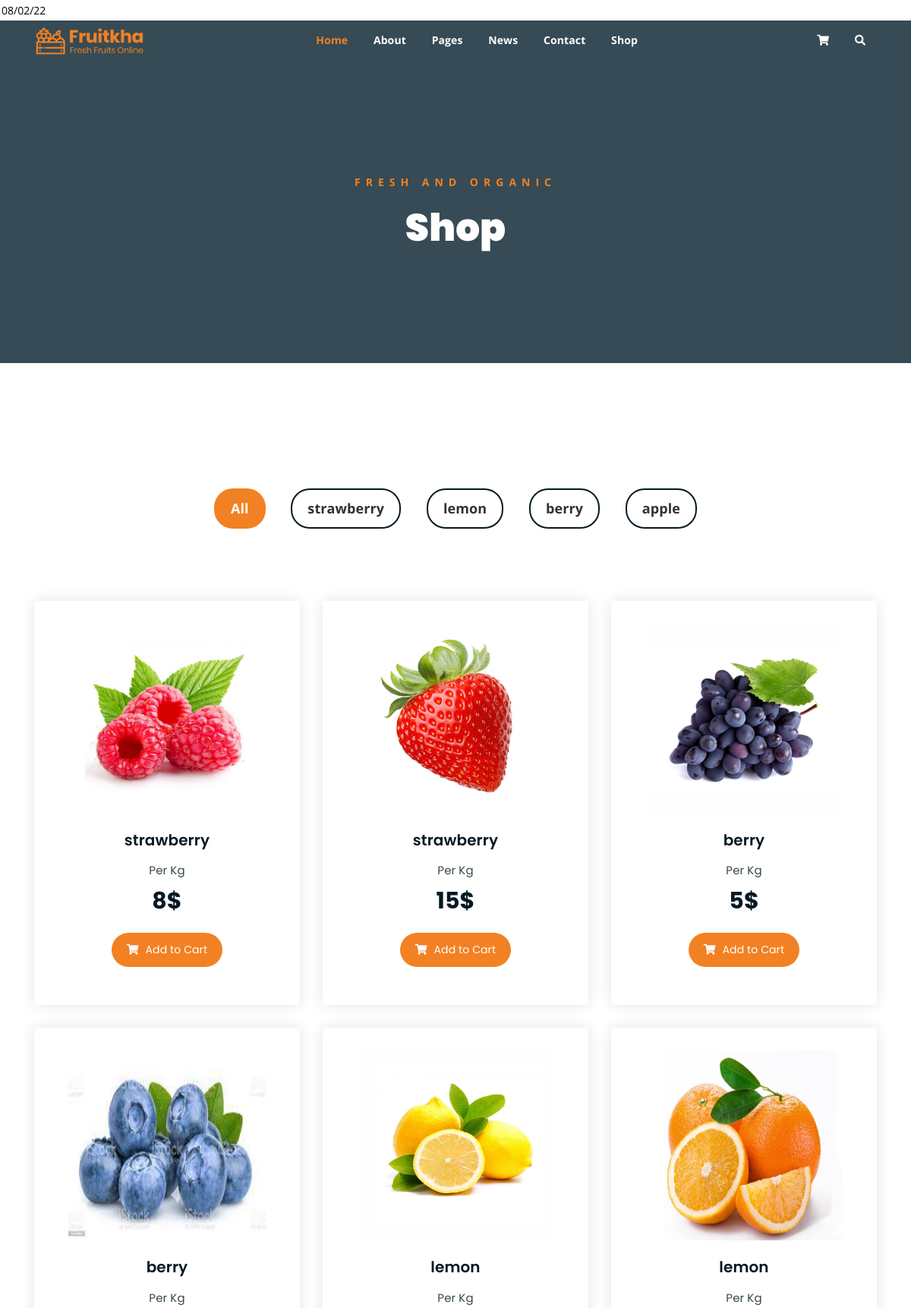
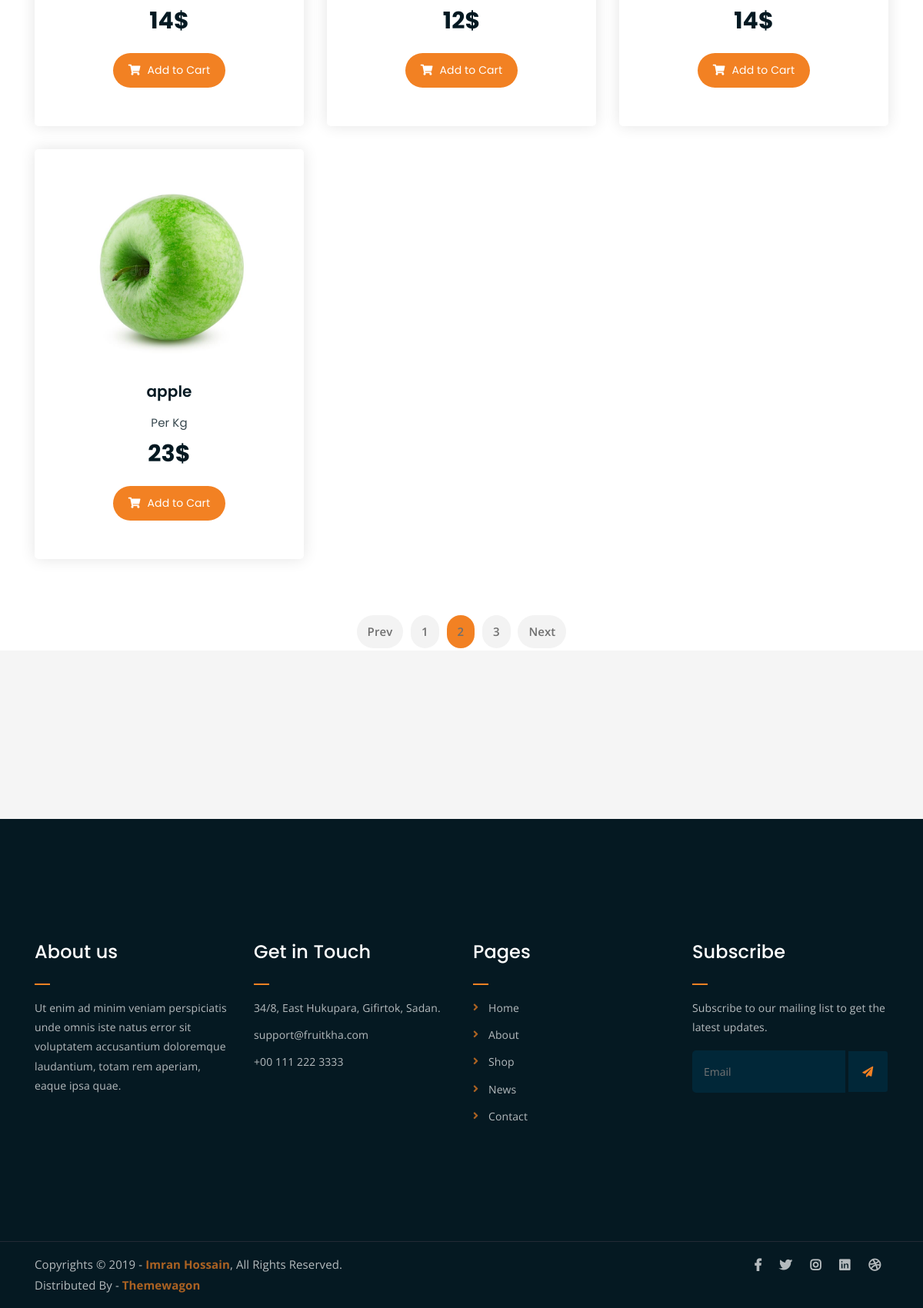
Screenshot of /baishow/template/main/shop.php with the database file from the repository (2 pictures, top to bottom).
### tables this page shows
CREATE TABLE `category` (
  `id` int(11) NOT NULL,
  `name` varchar(50) NOT NULL,
  `avatar` varchar(50) NOT NULL,
  `total` int(11) NOT NULL,
  `author_id` int(11) NOT NULL
);

CREATE TABLE `product` (
  `id` int(11) NOT NULL,
  `name` varchar(50) NOT NULL,
  `category_id` int(11) NOT NULL,
  `avatar` varchar(50) NOT NULL,
  `origin` varchar(50) NOT NULL,
  `price` int(11) NOT NULL,
  `supplier_id` int(11) NOT NULL,
  `detail` varchar(500) NOT NULL,
  `sale` int(11) NOT NULL
);

### baishow/lib/dbConnect.php (called while the page is built, shortened)
<?php
    class database
    {
        public $link;
        function __construct()
        {
            $this->link = mysqli_connect("127.0.0.1","root","","lkfruit2") or die ();
            mysqli_set_charset($this->link,"utf8");
        }
        public function fetchAll($sql)
        {
            $result = mysqli_query($this->link,$sql) or die("Lỗi truy vấn sql ".mysqli_error($this->link));
            $data =[];
            if($result)
            {
                while($num=mysqli_fetch_assoc($result))
                {
                    $data[] = $num;
                }
            }
            return $data;
        }
    }
?>

### baishow/template/main/shop.php (the view, shortened to what this page needs)
<!DOCTYPE html>
<html lang="en">
<head>
	<link rel="stylesheet" href="../../public/site/temp2/css/all.min.css">
	<link rel="stylesheet" href="../../public/site/temp2/bootstrap/css/bootstrap.min.css">
	<link rel="stylesheet" href="../../public/site/temp2/css/owl.carousel.css">
	<link rel="stylesheet" href="../../public/site/temp2/css/magnific-popup.css">
	<link rel="stylesheet" href="../../public/site/temp2/css/animate.css">
	<link rel="stylesheet" href="../../public/site/temp2/css/meanmenu.min.css">
	<link rel="stylesheet" href="../../public/site/temp2/css/main.css">
	<link rel="stylesheet" href="../../public/site/temp2/css/responsive.css">
	<?php require_once(__DIR__ .'/../../lib/autoload.php'); ?>
</head>
<?php
	$sql = "Select * from product where name='strawberry'";
	$sql2 = "Select * from product where name='berry'";
	$sql3 = "Select * from product where name='lemon'";
	$sql4 = "Select * from product where name='apple'";
	$sql5 = "Select name from category";
	$product = $db->fetchAll($sql);
	$product2 = $db->fetchAll($sql2);
	$product3 = $db->fetchAll($sql3);
	$product4 = $db->fetchAll($sql4);
	$category = $db->fetchAll($sql5);
?>
<body>
	<div class="top-header-area" id="sticker">
		<div class="container">
			<div class="row">
				<div class="col-lg-12 col-sm-12 text-center">
					<div class="main-menu-wrap">
						<div class="site-logo">
							<a href="index.html">
								<img src="../../public/site/temp2/img/logo.png" alt="">
							</a>
						</div>
						<nav class="main-menu">
							<ul>
								<li class="current-list-item"><a href="#">Home</a>
								</li>
								<li><a href="about.html">About</a></li>
								<li><a href="#">Pages</a>
								</li>
								<li><a href="news.html">News</a>
								</li>
								<li><a href="contact.html">Contact</a></li>
								<li><a href="shop.html">Shop</a>
								</li>
								<li>
									<div class="header-icons">
										<a class="shopping-cart" href="cart.html"><i class="fas fa-shopping-cart"></i></a>
										<a class="mobile-hide search-bar-icon" href="#"><i class="fas fa-search"></i></a>
									</div>
								</li>
							</ul>
						</nav>
					</div>
				</div>
			</div>
		</div>
	</div>
	<div class="breadcrumb-section breadcrumb-bg">
		<div class="container">
			<div class="row">
				<div class="col-lg-8 offset-lg-2 text-center">
					<div class="breadcrumb-text">
						<p>Fresh and Organic</p>
						<h1>Shop</h1>
					</div>
				</div>
			</div>
		</div>
	</div>
	<div class="product-section mt-150 mb-150">
		<div class="container">
			<div class="row">
                <div class="col-md-12">
                    <div class="product-filters">
                        <ul>
                            <li class="active" data-filter="*">All</li>
							<?php foreach ($category as $item) : ?>
							<li data-filter=".<?php echo $item['name']?>"><?php echo $item['name']?></li>
							<?php endforeach ?>
                        </ul>
                    </div>
                </div>
            </div>
			<div class="row product-lists">
				<?php foreach ($product as $item) : ?>
				<div class="col-lg-4 col-md-6 text-center strawberry">
					<div class="single-product-item">
						<div class="product-image">
						 	<a href="./single-product.php?id=<?php echo $item['id']?>">
							 <img width="250" height="250" src="<?php echo $base_url.$item['avatar'] ?>" alt="">
							</a>
						</div>
						<h3><?php echo $item['name']?></h3>
						<p class="product-price"><span>Per Kg</span> <?php echo $item['price']?>$ </p>
						<a href="./cart.php?id=<?php echo $item['id']?>" class="cart-btn"><i class="fas fa-shopping-cart"></i> Add to Cart</a>
					</div>
				</div>
				<?php endforeach ?>
				<?php foreach ($product2 as $item) : ?>
				<div class="col-lg-4 col-md-6 text-center berry">
					<div class="single-product-item">
						<div class="product-image">
							<a href="./single-product.php?id=<?php echo $item['id']?>">
							<img width="250" height="250" src="<?php echo $base_url.$item['avatar'] ?>" alt="">
							</a>
						</div>
						<h3><?php echo $item['name']?></h3>
						<p class="product-price"><span>Per Kg</span> <?php echo $item['price']?>$ </p>
						<a href="./single-product.php?id=<?php echo $item['id']?>" class="cart-btn"><i class="fas fa-shopping-cart"></i> Add to Cart</a>
					</div>
				</div>
				<?php endforeach ?>
				<?php foreach ($product3 as $item) : ?>
				<div class="col-lg-4 col-md-6 text-center lemon">
					<div class="single-product-item">
						<div class="product-image">
							<a href="./single-product.php?id=<?php echo $item['id']?>">
							<img width="250" height="250" src="<?php echo $base_url.$item['avatar'] ?>" alt="">
							</a>
						</div>
						<h3><?php echo $item['name']?></h3>
						<p class="product-price"><span>Per Kg</span> <?php echo $item['price']?>$ </p>
						<a href="cart.html" class="cart-btn"><i class="fas fa-shopping-cart"></i> Add to Cart</a>
					</div>
				</div>
				<?php endforeach ?>
				<?php foreach ($product4 as $item) : ?>
				<div class="col-lg-4 col-md-6 text-center apple">
					<div class="single-product-item">
						<div class="product-image">
							<a href="./single-product.php?id=<?php echo $item['id']?>">
							<img width="250" height="250" src="<?php echo $base_url.$item['avatar'] ?>" alt="">
							</a>
						</div>
						<h3><?php echo $item['name']?></h3>
						<p class="product-price"><span>Per Kg</span> <?php echo $item['price']?>$ </p>
						<a href="cart.html" class="cart-btn"><i class="fas fa-shopping-cart"></i> Add to Cart</a>
					</div>
				</div>
				<?php endforeach ?>
		</div>
		<div class="row">
			<div class="col-lg-12 text-center">
				<div class="pagination-wrap">
					<ul>
						<li><a href="#">Prev</a></li>
						<li><a href="#">1</a></li>
						<li><a class="active" href="#">2</a></li>
						<li><a href="#">3</a></li>
						<li><a href="#">Next</a></li>
					</ul>
				</div>
			</div>
		</div>
	</div>
	<div class="logo-carousel-section">
		<div class="container">
			<div class="row">
				<div class="col-lg-12">
					<div class="logo-carousel-inner">
						<div class="single-logo-item">
							<img src="../../public/site/temp2/img/company-logos/1.png" alt="">
						</div>
						<div class="single-logo-item">
							<img src="../../public/site/temp2/img/company-logos/2.png" alt="">
						</div>
						<div class="single-logo-item">
							<img src="../../public/site/temp2/img/company-logos/3.png" alt="">
						</div>
						<div class="single-logo-item">
							<img src="../../public/site/temp2/img/company-logos/4.png" alt="">
						</div>
					</div>
				</div>
			</div>
		</div>
	</div>
	<div class="footer-area">
		<div class="container">
			<div class="row">
				<div class="col-lg-3 col-md-6">
					<div class="footer-box about-widget">
						<h2 class="widget-title">About us</h2>
						<p>Ut enim ad minim veniam perspiciatis unde omnis iste natus error sit voluptatem accusantium doloremque laudantium, totam rem aperiam, eaque ipsa quae.</p>
					</div>
				</div>
				<div class="col-lg-3 col-md-6">
					<div class="footer-box get-in-touch">
						<h2 class="widget-title">Get in Touch</h2>
						<ul>
							<li>34/8, East Hukupara, Gifirtok, Sadan.</li>
							<li>support@fruitkha.com</li>
							<li>+00 111 222 3333</li>
						</ul>
					</div>
				</div>
				<div class="col-lg-3 col-md-6">
					<div class="footer-box pages">
						<h2 class="widget-title">Pages</h2>
						<ul>
							<li><a href="index.html">Home</a></li>
							<li><a href="about.html">About</a></li>
							<li><a href="services.html">Shop</a></li>
							<li><a href="news.html">News</a></li>
							<li><a href="contact.html">Contact</a></li>
						</ul>
					</div>
				</div>
				<div class="col-lg-3 col-md-6">
					<div class="footer-box subscribe">
						<h2 class="widget-title">Subscribe</h2>
						<p>Subscribe to our mailing list to get the latest updates.</p>
						<form action="index.html">
							<input type="email" placeholder="Email">
							<button type="submit"><i class="fas fa-paper-plane"></i></button>
						</form>
					</div>
				</div>
			</div>
		</div>
	</div>
	<div class="copyright">
		<div class="container">
			<div class="row">
				<div class="col-lg-6 col-md-12">
					<p>Copyrights &copy; 2019 - <a href="https://imransdesign.com/">Imran Hossain</a>,  All Rights Reserved.<br>
						Distributed By - <a href="https://themewagon.com/">Themewagon</a>
					</p>
				</div>
				<div class="col-lg-6 text-right col-md-12">
					<div class="social-icons">
						<ul>
							<li><a href="#" target="_blank"><i class="fab fa-facebook-f"></i></a></li>
							<li><a href="#" target="_blank"><i class="fab fa-twitter"></i></a></li>
							<li><a href="#" target="_blank"><i class="fab fa-instagram"></i></a></li>
							<li><a href="#" target="_blank"><i class="fab fa-linkedin"></i></a></li>
							<li><a href="#" target="_blank"><i class="fab fa-dribbble"></i></a></li>
						</ul>
					</div>
				</div>
			</div>
		</div>
	</div>
</body>
</html>

### baishow/lib/autoload.php (shortened to what this page needs)
<?php
    require_once(__DIR__. '/../lib/dbConnect.php');
    $db = new database;
    $base_url = 'http://localhost:8080/showbai1812/baishow/';
?>
<input type="text" style="border-width: 0px;" readonly="readonly" disable value="<?php echo date('m/d/y');?>"/>

### rows the page displays
category: name "strawberry"
category: name "lemon"
category: name "berry"
category: name "apple"
product: avatar (picture), name "strawberry", price "8"
product: avatar (picture), name "strawberry", price "15"
product: avatar (picture), name "berry", price "5"
product: avatar (picture), name "berry", price "14"
product: avatar (picture), name "lemon", price "12"
product: avatar (picture), name "lemon", price "14"
product: avatar (picture), name "apple", price "23"
